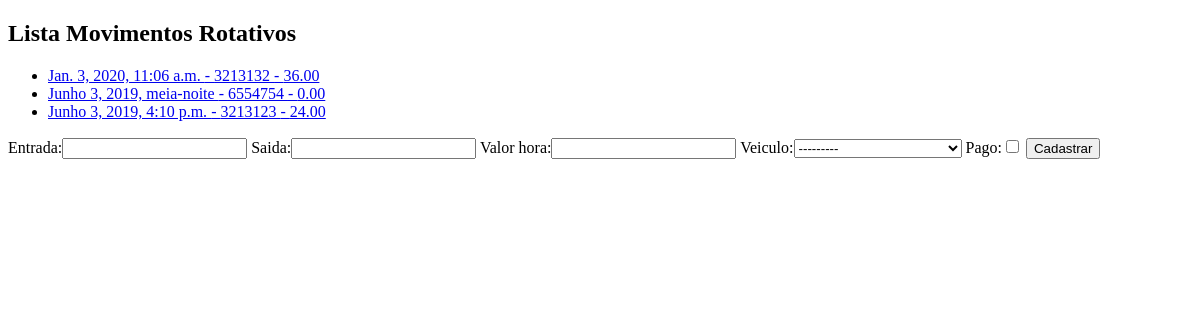
Before: /core/movrot/ with the older database file.
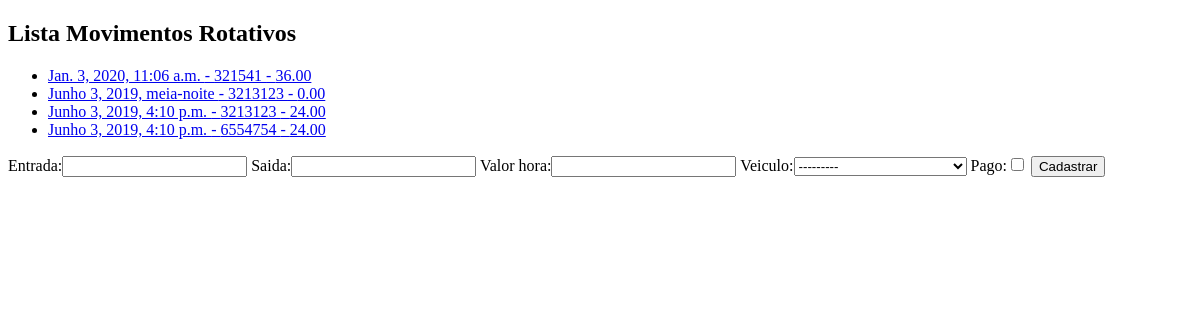
After: the same page with the newer database file.
### core/models.py (models this page shows)
class movimento_rotativo(models.Model):
    entrada= models.DateTimeField(auto_now=False)
    saida= models.DateTimeField(auto_now=False, null=True)
    valor_hora=models.DecimalField(max_digits=5, decimal_places=2)
    veiculo= models.ForeignKey(veiculo, on_delete=models.SET_NULL, null=True)
    pago = models.BooleanField(default=False)
    def total_horas(self):
        return math.ceil((self.saida - self.entrada).total_seconds()/3600)
    def total(self):
        return self.valor_hora*self.total_horas()
    def __str__(self):
        return self.veiculo.placa

class veiculo(models.Model):
    marca = models.ForeignKey(marca, on_delete=models.SET_NULL, null=True)
    dono = models.ForeignKey(pessoa, on_delete=models.SET_NULL, null=True)
    placa = models.CharField(max_length=7)
    modelo = models.CharField(max_length=30)
    cor = models.CharField(max_length=20)
    observacoes = models.TextField()
    def __str__(self):
        return self.modelo + " - " + self.placa + " - " + str(self.dono)

### core/views.py (the view)
def lista_movrot(request):
    movrot = movimento_rotativo.objects.all()
    form = MovrotForm()
    data = {'movrot': movrot, 'form': form}
    return render(request, 'core/lista_movrot.html', data)

### core/forms.py
class MovrotForm(ModelForm):
    class Meta:
        model = movimento_rotativo
        fields = '__all__'

### core/models.py (called while the page is built)
    def __str__(self):
        return self.nome

### core/templates/core/lista_movrot.html (shortened to what this page needs)
<!DOCTYPE html>
<html lang="en">
<head>
</head>
<body>
<h2>Lista Movimentos Rotativos</h2>
<ul>
    {% for mov in movrot%}
        <li>
            <a href="{% url 'core_movrot_update' mov.id%}">{{mov.entrada}} - {{mov}} - {{mov.total}}</a>
        </li>
    {% endfor%}
</ul>
<form action="{% url 'core_movrot_novo'%} " method="POST">
    {{form}}
    <button type="submit"> Cadastrar </button>
</form>
</body>
</html>

Changed rows visible on the page:
changed movimento_rotativo "Jan. 3, 2020, 11:06 a.m.": veiculo.placa "3213132" → "321541"
changed movimento_rotativo "Junho 3, 2019, meia-noite": veiculo.placa "6554754" → "3213123"
added movimento_rotativo: entrada "Junho 3, 2019, 4:10 p.m.", veiculo.placa "6554754", total "24.00"
